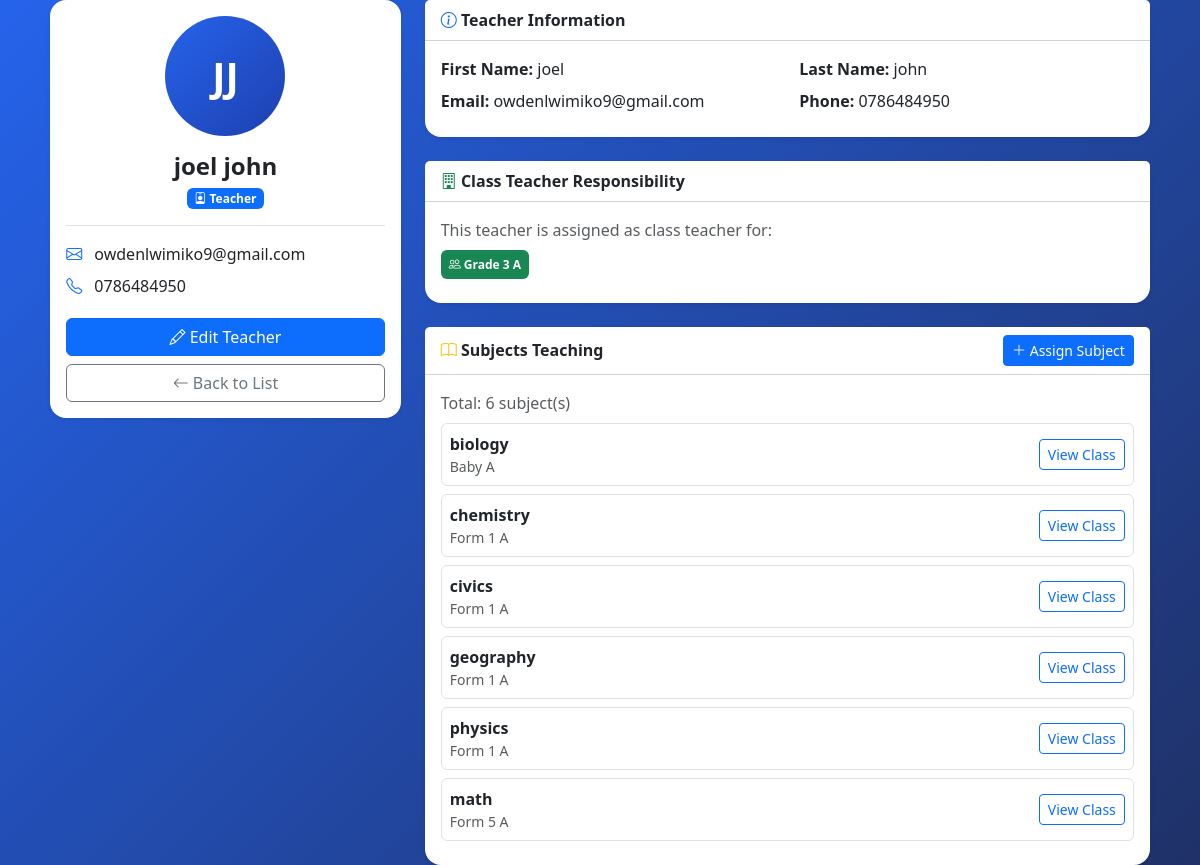
Screenshot of /school-management/academics/teachers/2/ with the database file from the repository.
### academics/models.py (models this page shows, shortened)
class Teacher(models.Model):
    first_name = models.CharField(max_length=100)
    last_name = models.CharField(max_length=100)
    phone = models.CharField(
        max_length=20,
        blank=True
    )
    email = models.EmailField(
        blank=True
    )
    photo = models.ImageField(upload_to='teachers/', blank=True, null=True)
    class Meta:
        ordering = ["first_name", "last_name"]

class ClassRoom(models.Model):
    LEVEL_GROUP = {
        'BABY': 'PRE_PRIMARY', 'MIDDLE': 'PRE_PRIMARY', 'TOP': 'PRE_PRIMARY',
        'G1': 'PRE_PRIMARY', 'G2': 'PRE_PRIMARY', 'G3': 'PRE_PRIMARY',
        'G4': 'PRE_PRIMARY', 'G5': 'PRE_PRIMARY', 'G6': 'PRE_PRIMARY', 'G7': 'PRE_PRIMARY',
        'F1': 'ORDINARY', 'F2': 'ORDINARY', 'F3': 'ORDINARY', 'F4': 'ORDINARY',
        'F5': 'ADVANCED', 'F6': 'ADVANCED',
    }
    LEVEL_CHOICES = [
        ("BABY", "Baby"),
        ("MIDDLE", "Middle"),
        ("TOP", "Top"),
        ("G1", "Grade 1"),
        ("G2", "Grade 2"),
        ("G3", "Grade 3"),
        ("G4", "Grade 4"),
        ("G5", "Grade 5"),
        ("G6", "Grade 6"),
        ("G7", "Grade 7"),
        ("F1", "Form 1"),
        ("F2", "Form 2"),
        ("F3", "Form 3"),
        ("F4", "Form 4"),
        ("F5", "Form 5"),
        ("F6", "Form 6"),
    ]
    STREAM_CHOICES = [
        ("A", "A"),
        ("B", "B"),
        ("C", "C"),
    ]
    level = models.CharField(
        max_length=10,
        choices=LEVEL_CHOICES
    )
    stream = models.CharField(
        max_length=1,
        choices=STREAM_CHOICES
    )
    class_teacher = models.ForeignKey(
        Teacher,
        on_delete=models.SET_NULL,
        null=True,
        blank=True,
        related_name="classrooms"
    )
    class Meta:
        unique_together = ("level", "stream")
        ordering = ["level", "stream"]
    def __str__(self):
        return f"{self.get_level_display()} {self.stream}"

class Subject(models.Model):
    name = models.CharField(max_length=100)
    class_room = models.ForeignKey(
        ClassRoom,
        on_delete=models.CASCADE,
        related_name="subjects"
    )
    teacher = models.ForeignKey(
        Teacher,
        on_delete=models.SET_NULL,
        null=True,
        blank=True,
        related_name="subjects"
    )
    class Meta:
        unique_together = ("name", "class_room")
        ordering = ["class_room", "name"]

### academics/views.py (the view)
# urls.py: path('teachers/<int:pk>/', views.teacher_detail, name='teacher_detail'),
def teacher_detail(request, pk):
    return render(request, 'academics/teacher_detail.html', {'teacher': get_object_or_404(Teacher, pk=pk)})

### academics/templates/academics/teacher_detail.html (shortened to what this page needs)
{% extends 'base.html' %}
{% block content %}
<div class="row g-4">
    <div class="col-lg-4">
        <div class="card shadow-sm border-0 text-center">
            <div class="card-body">
                {% if teacher.photo %}
                    <img src="{{ teacher.photo.url }}" class="rounded-circle mx-auto mb-3" width="120" height="120" style="object-fit: cover;">
                {% else %}
                    <div class="rounded-circle mx-auto mb-3 d-flex align-items-center justify-content-center"
                         style="width:120px; height:120px; background: linear-gradient(135deg, #2563eb, #1e40af); color:#fff; font-size:2.5rem; font-weight:700;">
                        {{ teacher.first_name|first|upper }}{{ teacher.last_name|first|upper }}
                    </div>
                {% endif %}
                <h4 class="fw-bold mb-1">{{ teacher.first_name }} {{ teacher.last_name }}</h4>
                <span class="badge bg-primary mb-3"><i class="bi bi-person-badge"></i> Teacher</span>
                <div class="text-start border-top pt-3">
                    <p class="mb-2"><i class="bi bi-envelope text-primary me-2"></i> {{ teacher.email|default:"Not provided" }}</p>
                    <p class="mb-3"><i class="bi bi-telephone text-primary me-2"></i> {{ teacher.phone|default:"Not provided" }}</p>
                </div>
                <a href="{% url 'academics:teacher_update' teacher.pk %}" class="btn btn-primary w-100 mt-1">
                    <i class="bi bi-pencil"></i> Edit Teacher
                </a>
                <a href="{% url 'academics:teacher_list' %}" class="btn btn-outline-secondary w-100 mt-2">
                    <i class="bi bi-arrow-left"></i> Back to List
                </a>
            </div>
        </div>
    </div>
    <div class="col-lg-8">
        <div class="card shadow-sm border-0 mb-4">
            <div class="card-header bg-white fw-bold">
                <i class="bi bi-info-circle text-primary"></i> Teacher Information
            </div>
            <div class="card-body">
                <div class="row">
                    <div class="col-md-6">
                        <p class="mb-2"><strong>First Name:</strong> {{ teacher.first_name }}</p>
                    </div>
                    <div class="col-md-6">
                        <p class="mb-2"><strong>Last Name:</strong> {{ teacher.last_name }}</p>
                    </div>
                    <div class="col-md-6">
                        <p class="mb-2"><strong>Email:</strong> {{ teacher.email|default:"Not provided" }}</p>
                    </div>
                    <div class="col-md-6">
                        <p class="mb-2"><strong>Phone:</strong> {{ teacher.phone|default:"Not provided" }}</p>
                    </div>
                </div>
            </div>
        </div>
        <div class="card shadow-sm border-0 mb-4">
            <div class="card-header bg-white fw-bold">
                <i class="bi bi-building text-success"></i> Class Teacher Responsibility
            </div>
            <div class="card-body">
                {% if teacher.classrooms.all %}
                    <p class="text-muted mb-2">This teacher is assigned as class teacher for:</p>
                    <div>
                        {% for cls in teacher.classrooms.all %}
                            <a href="{% url 'academics:class_dashboard' cls.id %}" class="badge bg-success me-2 mb-2 text-decoration-none p-2">
                                <i class="bi bi-people"></i> {{ cls }}
                            </a>
                        {% endfor %}
                    </div>
                {% else %}
                    <p class="text-muted mb-0"><i class="bi bi-info-circle"></i> Not assigned as class teacher to any class</p>
                {% endif %}
            </div>
        </div>
        <div class="card shadow-sm border-0">
            <div class="card-header bg-white fw-bold d-flex justify-content-between align-items-center">
                <span><i class="bi bi-book text-warning"></i> Subjects Teaching</span>
                <a href="{% url 'academics:assign_subject_to_teacher' teacher.pk %}" class="btn btn-sm btn-primary">
                    <i class="bi bi-plus-lg"></i> Assign Subject
                </a>
            </div>
            <div class="card-body">
                {% if teacher.subjects.all %}
                    <p class="text-muted mb-2">Total: {{ teacher.subjects.count }} subject(s)</p>
                    <div>
                        {% for sub in teacher.subjects.all %}
                            <div class="d-flex justify-content-between align-items-center border rounded p-2 mb-2">
                                <div>
                                    <strong>{{ sub.name }}</strong>
                                    <small class="text-muted d-block">{{ sub.class_room }}</small>
                                </div>
                                <a href="{% url 'academics:class_dashboard' sub.class_room.id %}" class="btn btn-sm btn-outline-primary">
                                    View Class
                                </a>
                            </div>
                        {% endfor %}
                    </div>
                {% else %}
                    <p class="text-muted mb-0"><i class="bi bi-info-circle"></i> No subjects assigned yet. Click "Assign Subject" to add one.</p>
                {% endif %}
            </div>
        </div>
    </div>
</div>
{% endblock %}

### templates/base.html (style rules this page uses)
:root { --sidebar-bg: #0c152d; --sidebar-active: #2563eb; --primary: #2563eb; --bg-light: #f5f7fb; }
body { background: var(--bg-light); min-height: 100vh; font-family: 'Segoe UI', Tahoma, Geneva, Verdana, sans-serif; }
.login-body { background: linear-gradient(135deg, var(--primary) 0%, #1f3167 100%); display: flex; align-items: center; justify-content: center; }
.card { border: none; border-radius: 16px; box-shadow: 0 3px 15px rgba(0,0,0,0.05); }

### rows the page displays
Teacher: first_name|first "J", last_name|first "J", first_name "joel", last_name "john", email "owdenlwimiko9@gmail.com", phone "0786484950", subjects.count "6"
ClassRoom: level+stream "Grade 3 A"
Subject: name "biology", class_room "Baby A"
Subject: name "chemistry", class_room "Form 1 A"
Subject: name "civics", class_room "Form 1 A"
Subject: name "geography", class_room "Form 1 A"
Subject: name "physics", class_room "Form 1 A"
Subject: name "math", class_room "Form 5 A"
